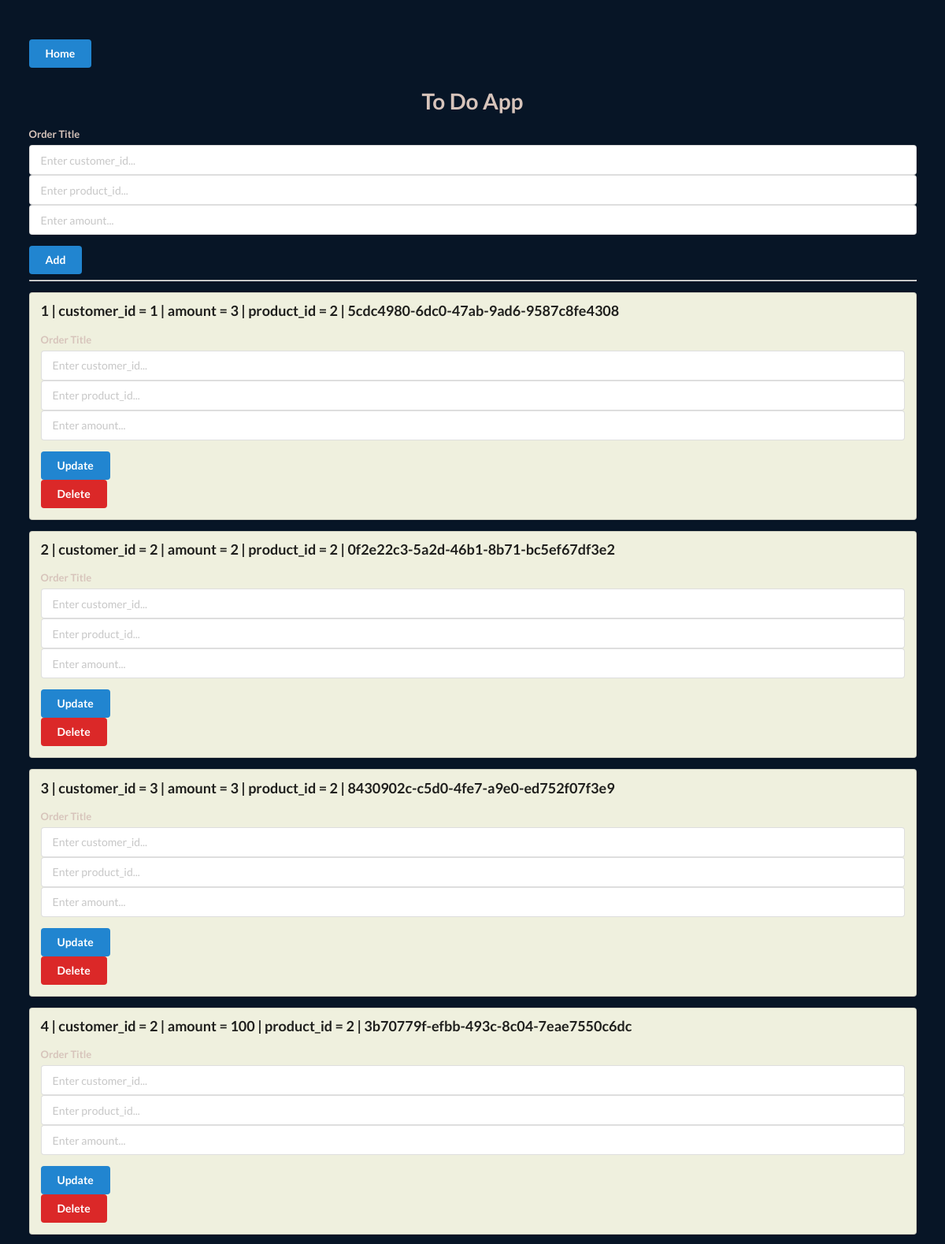
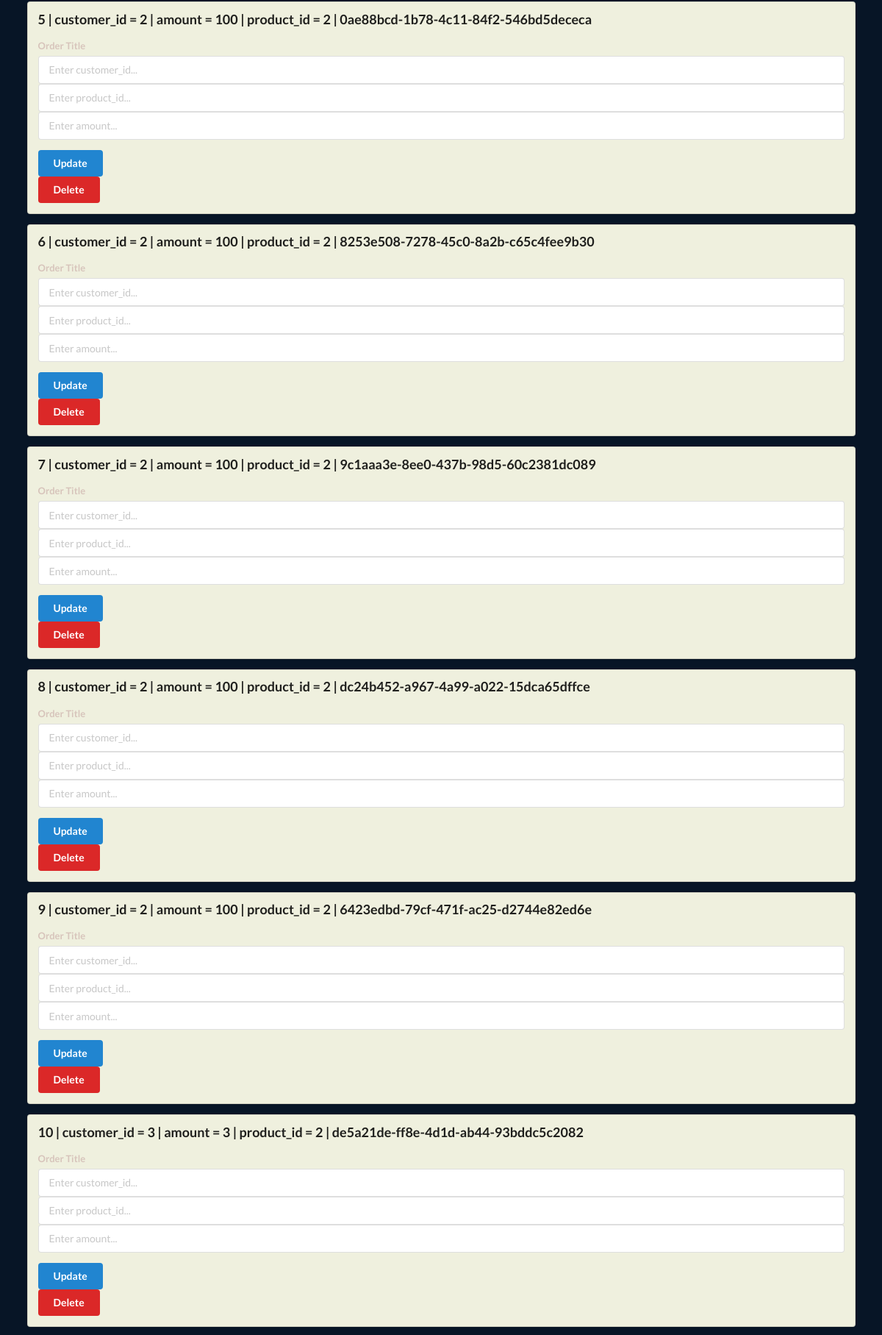
The page /orders (upper part) on the database its author committed (2 pictures, top to bottom).
### models.py (models this page shows)
class Order(Base):
    __tablename__ = "orders"
    id = Column(Integer, primary_key=True, index=True)
    order_id = Column(UUIDType(binary=False), default=uuid.uuid4)
    purchase_time = Column(DateTime, default=datetime.datetime.now())
    customer_id = Column(Integer, ForeignKey("customers.id"))
    amount = Column(Integer, default=False)
    product_id = Column(Integer, ForeignKey("products.id"))

### app.py (the view)
@app.get("/orders")
def orders(request: Request, db: Session = Depends(get_db)):
    orders = db.query(models.Order).all()
    return templates.TemplateResponse("order.html",
                                      {"request": request, "order_list": orders})

### templates/order.html (shortened to what this page needs)
<!DOCTYPE html>
<html lang="en">
<head>
    <link rel="stylesheet" href="https://cdn.jsdelivr.net/npm/semantic-ui@2.4.2/dist/semantic.min.css">
</head>
<body style="background-color: rgb(7, 21, 38);">
    <div style="margin-top: 50px;" class="ui container">
        <a class="ui blue button" href="/">Home</a>
        <h1 class="ui center aligned header" style="color: rgba(215, 196, 187, 1);">To Do App</h1>
        <form class="ui form" action="/order/add" method="post">
            <div class="field">
                <label style="color: rgba(215, 196, 187, 1);">Order Title</label>
                <input type="number" name="customer_id" placeholder="Enter customer_id..."><br>
                <input type="number" name="product_id" placeholder="Enter product_id..."><br>
                <input type="number" name="amount" placeholder="Enter amount..."><br>
            </div>
            <button class="ui blue button" type="submit">Add</button>
        </form>
        <hr>
        {% for order in order_list %}
        <div class="ui segment" style="background-color: rgb(239, 240, 222);">
            <p class="ui big header">{{order.id }} | customer_id = {{ order.customer_id }} | amount = {{ order.amount }} | product_id = {{ order.product_id }} |       {{ order.order_id }}</p>
            <form class="ui form" action="/order/update/{{ order.id }}" method="put">
                <div class="field">
                    <label style="color: rgba(215, 196, 187, 1);">Order Title</label>
                    <input type="number" name="customer_id" placeholder="Enter customer_id..."><br>
                    <input type="number" name="product_id" placeholder="Enter product_id..."><br>
                    <input type="number" name="amount" placeholder="Enter amount..."><br>
                </div>
                <button class="ui blue button" type="submit">Update</button>
            </form>
            <a class="ui red button" href="/order/delete/{{ order.id }}">Delete</a>
        </div>
        {% endfor %}
    </div>
</body>
</html>

### rows shown on the page
Order: id "1", customer_id "1", amount "3", product_id "2", order_id "5cdc4980-6dc0-47ab-9ad6-9587c8fe4308"
Order: id "2", customer_id "2", amount "2", product_id "2", order_id "0f2e22c3-5a2d-46b1-8b71-bc5ef67df3e2"
Order: id "3", customer_id "3", amount "3", product_id "2", order_id "8430902c-c5d0-4fe7-a9e0-ed752f07f3e9"
Order: id "4", customer_id "2", amount "100", product_id "2", order_id "3b70779f-efbb-493c-8c04-7eae7550c6dc"
Order: id "5", customer_id "2", amount "100", product_id "2", order_id "0ae88bcd-1b78-4c11-84f2-546bd5dececa"
Order: id "6", customer_id "2", amount "100", product_id "2", order_id "8253e508-7278-45c0-8a2b-c65c4fee9b30"
Order: id "7", customer_id "2", amount "100", product_id "2", order_id "9c1aaa3e-8ee0-437b-98d5-60c2381dc089"
Order: id "8", customer_id "2", amount "100", product_id "2", order_id "dc24b452-a967-4a99-a022-15dca65dffce"
Order: id "9", customer_id "2", amount "100", product_id "2", order_id "6423edbd-79cf-471f-ac25-d2744e82ed6e"
Order: id "10", customer_id "3", amount "3", product_id "2", order_id "de5a21de-ff8e-4d1d-ab44-93bddc5c2082"
